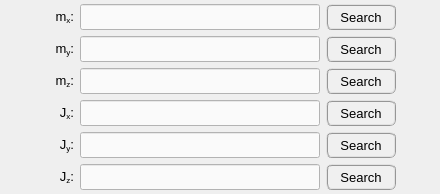
                   <widget class="QWidget" name="tab_mass_table">
                    <attribute name="title">
                     <string>Mass</string>
                    </attribute>
                    <layout class="QGridLayout" name="gridLayout_9">
                     <property name="leftMargin">
                      <number>4</number>
                     </property>
                     <property name="topMargin">
                      <number>4</number>
                     </property>
                     <property name="rightMargin">
                      <number>4</number>
                     </property>
                     <property name="bottomMargin">
                      <number>4</number>
                     </property>
                     <item row="0" column="0">
                      <spacer name="horizontalSpacer_5">
                       <property name="orientation">
                        <enum>Qt::Horizontal</enum>
                       </property>
                       <property name="sizeHint" stdset="0">
                        <size>
                         <width>40</width>
                         <height>20</height>
                        </size>
                       </property>
                      </spacer>
                     </item>
                     <item row="5" column="1">
                      <widget class="QLabel" name="label_143">
                       <property name="enabled">
                        <bool>true</bool>
                       </property>
                       <property name="minimumSize">
                        <size>
                         <width>30</width>
                         <height>26</height>
                        </size>
                       </property>
                       <property name="maximumSize">
                        <size>
                         <width>30</width>
                         <height>26</height>
                        </size>
                       </property>
                       <property name="font">
                        <font>
                         <pointsize>10</pointsize>
                        </font>
                       </property>
                       <property name="mouseTracking">
                        <bool>true</bool>
                       </property>
                       <property name="text">
                        <string>&lt;html&gt;&lt;head/&gt;&lt;body&gt;&lt;p align=&quot;right&quot;&gt;J&lt;span style=&quot; vertical-align:sub;&quot;&gt;z&lt;/span&gt;:&lt;/p&gt;&lt;/body&gt;&lt;/html&gt;</string>
                       </property>
                       <property name="alignment">
                        <set>Qt::AlignCenter</set>
                       </property>
                      </widget>
                     </item>
                     <item row="4" column="1">
                      <widget class="QLabel" name="label_152">
                       <property name="enabled">
                        <bool>true</bool>
                       </property>
                       <property name="minimumSize">
                        <size>
                         <width>30</width>
                         <height>26</height>
                        </size>
                       </property>
                       <property name="maximumSize">
                        <size>
                         <width>30</width>
                         <height>26</height>
                        </size>
                       </property>
                       <property name="font">
                        <font>
                         <pointsize>10</pointsize>
                        </font>
                       </property>
                       <property name="mouseTracking">
                        <bool>true</bool>
                       </property>
                       <property name="text">
                        <string>&lt;html&gt;&lt;head/&gt;&lt;body&gt;&lt;p align=&quot;right&quot;&gt;J&lt;span style=&quot; vertical-align:sub;&quot;&gt;y&lt;/span&gt;:&lt;/p&gt;&lt;/body&gt;&lt;/html&gt;</string>
                       </property>
                       <property name="alignment">
                        <set>Qt::AlignCenter</set>
                       </property>
                      </widget>
                     </item>
                     <item row="3" column="1">
                      <widget class="QLabel" name="label_153">
                       <property name="enabled">
                        <bool>true</bool>
                       </property>
                       <property name="minimumSize">
                        <size>
                         <width>30</width>
                         <height>26</height>
                        </size>
                       </property>
                       <property name="maximumSize">
                        <size>
                         <width>30</width>
                         <height>26</height>
                        </size>
                       </property>
                       <property name="font">
                        <font>
                         <pointsize>10</pointsize>
                        </font>
                       </property>
                       <property name="mouseTracking">
                        <bool>true</bool>
                       </property>
                       <property name="text">
                        <string>&lt;html&gt;&lt;head/&gt;&lt;body&gt;&lt;p align=&quot;right&quot;&gt;J&lt;span style=&quot; vertical-align:sub;&quot;&gt;x&lt;/span&gt;:&lt;/p&gt;&lt;/body&gt;&lt;/html&gt;</string>
                       </property>
                       <property name="alignment">
                        <set>Qt::AlignCenter</set>
                       </property>
                      </widget>
                     </item>
                     <item row="2" column="3">
                      <widget class="QPushButton" name="pushButton_load_Kz_table_2">
                       <property name="enabled">
                        <bool>true</bool>
                       </property>
                       <property name="sizePolicy">
                        <sizepolicy hsizetype="Expanding" vsizetype="Fixed">
                         <horstretch>0</horstretch>
                         <verstretch>0</verstretch>
                        </sizepolicy>
                       </property>
                       <property name="minimumSize">
                        <size>
                         <width>70</width>
                         <height>26</height>
                        </size>
                       </property>
                       <property name="maximumSize">
                        <size>
                         <width>70</width>
                         <height>16777215</height>
                        </size>
                       </property>
                       <property name="font">
                        <font>
                         <pointsize>10</pointsize>
                        </font>
                       </property>
                       <property name="styleSheet">
                        <string notr="true">QPushButton{border-radius: 6px; border-color: rgb(150, 150, 150); border-style: ridge; border-width: 2px; color: rgb(0, 0, 0); background-color: rgb(240, 240, 240)}
QPushButton:hover{border-radius: 6px; border-color: rgb(0, 170, 255); border-style: ridge; border-width: 2px; color: rgb(0, 0, 0); background-color: rgba(174, 213, 255, 100)}
QPushButton:pressed{border-radius: 6px; border-color: rgb(0, 170, 255); border-style: ridge; border-width: 2px; color: rgb(0, 0, 0); background-color: rgb(174, 213, 255)}
QPushButton:disabled{border-radius: 6px; border-color: rgb(150, 150, 150); border-style: ridge; border-width: 0px; color: rgb(150,150, 150); background-color: rgb(220, 220, 220)}</string>
                       </property>
                       <property name="text">
                        <string>Search</string>
                       </property>
                      </widget>
                     </item>
                     <item row="0" column="1">
                      <widget class="QLabel" name="label_150">
                       <property name="enabled">
                        <bool>true</bool>
                       </property>
                       <property name="minimumSize">
                        <size>
                         <width>30</width>
                         <height>26</height>
                        </size>
                       </property>
                       <property name="maximumSize">
                        <size>
                         <width>30</width>
                         <height>26</height>
                        </size>
                       </property>
                       <property name="font">
                        <font>
                         <pointsize>10</pointsize>
                        </font>
                       </property>
                       <property name="mouseTracking">
                        <bool>true</bool>
                       </property>
                       <property name="text">
                        <string>&lt;html&gt;&lt;head/&gt;&lt;body&gt;&lt;p align=&quot;right&quot;&gt;m&lt;span style=&quot; vertical-align:sub;&quot;&gt;x&lt;/span&gt;:&lt;/p&gt;&lt;/body&gt;&lt;/html&gt;</string>
                       </property>
                       <property name="alignment">
                        <set>Qt::AlignCenter</set>
                       </property>
                      </widget>
                     </item>
                     <item row="1" column="3">
                      <widget class="QPushButton" name="pushButton_load_Ky_table_2">
                       <property name="enabled">
                        <bool>true</bool>
                       </property>
                       <property name="sizePolicy">
                        <sizepolicy hsizetype="Expanding" vsizetype="Fixed">
                         <horstretch>0</horstretch>
                         <verstretch>0</verstretch>
                        </sizepolicy>
                       </property>
                       <property name="minimumSize">
                        <size>
                         <width>70</width>
                         <height>26</height>
                        </size>
                       </property>
                       <property name="maximumSize">
                        <size>
                         <width>70</width>
                         <height>16777215</height>
                        </size>
                       </property>
                       <property name="font">
                        <font>
                         <pointsize>10</pointsize>
                        </font>
                       </property>
                       <property name="styleSheet">
                        <string notr="true">QPushButton{border-radius: 6px; border-color: rgb(150, 150, 150); border-style: ridge; border-width: 2px; color: rgb(0, 0, 0); background-color: rgb(240, 240, 240)}
QPushButton:hover{border-radius: 6px; border-color: rgb(0, 170, 255); border-style: ridge; border-width: 2px; color: rgb(0, 0, 0); background-color: rgba(174, 213, 255, 100)}
QPushButton:pressed{border-radius: 6px; border-color: rgb(0, 170, 255); border-style: ridge; border-width: 2px; color: rgb(0, 0, 0); background-color: rgb(174, 213, 255)}
QPushButton:disabled{border-radius: 6px; border-color: rgb(150, 150, 150); border-style: ridge; border-width: 0px; color: rgb(150,150, 150); background-color: rgb(220, 220, 220)}</string>
                       </property>
                       <property name="text">
                        <string>Search</string>
                       </property>
                      </widget>
                     </item>
                     <item row="3" column="2">
                      <widget class="QLineEdit" name="lineEdit_path_table_Krx_2">
                       <property name="enabled">
                        <bool>true</bool>
                       </property>
                       <property name="minimumSize">
                        <size>
                         <width>240</width>
                         <height>26</height>
                        </size>
                       </property>
                       <property name="maximumSize">
                        <size>
                         <width>250</width>
                         <height>26</height>
                        </size>
                       </property>
                       <property name="sizeIncrement">
                        <size>
                         <width>0</width>
                         <height>0</height>
                        </size>
                       </property>
                       <property name="font">
                        <font>
                         <pointsize>9</pointsize>
                        </font>
                       </property>
                       <property name="styleSheet">
                        <string notr="true">QLineEdit{color: rgb(0, 0, 0); background-color: rgb(250, 250, 250)}
QLineEdit:disabled{color: rgb(100, 100, 100); background-color: rgb(240, 240, 240)}</string>
                       </property>
                       <property name="alignment">
                        <set>Qt::AlignCenter</set>
                       </property>
                      </widget>
                     </item>
                     <item row="3" column="3">
                      <widget class="QPushButton" name="pushButton_load_Krx_table_2">
                       <property name="enabled">
                        <bool>true</bool>
                       </property>
                       <property name="sizePolicy">
                        <sizepolicy hsizetype="Expanding" vsizetype="Fixed">
                         <horstretch>0</horstretch>
                         <verstretch>0</verstretch>
                        </sizepolicy>
                       </property>
                       <property name="minimumSize">
                        <size>
                         <width>70</width>
                         <height>26</height>
                        </size>
                       </property>
                       <property name="maximumSize">
                        <size>
                         <width>70</width>
                         <height>16777215</height>
                        </size>
                       </property>
                       <property name="font">
                        <font>
                         <pointsize>10</pointsize>
                        </font>
                       </property>
                       <property name="styleSheet">
                        <string notr="true">QPushButton{border-radius: 6px; border-color: rgb(150, 150, 150); border-style: ridge; border-width: 2px; color: rgb(0, 0, 0); background-color: rgb(240, 240, 240)}
QPushButton:hover{border-radius: 6px; border-color: rgb(0, 170, 255); border-style: ridge; border-width: 2px; color: rgb(0, 0, 0); background-color: rgba(174, 213, 255, 100)}
QPushButton:pressed{border-radius: 6px; border-color: rgb(0, 170, 255); border-style: ridge; border-width: 2px; color: rgb(0, 0, 0); background-color: rgb(174, 213, 255)}
QPushButton:disabled{border-radius: 6px; border-color: rgb(150, 150, 150); border-style: ridge; border-width: 0px; color: rgb(150,150, 150); background-color: rgb(220, 220, 220)}</string>
                       </property>
                       <property name="text">
                        <string>Search</string>
                       </property>
                      </widget>
                     </item>
                     <item row="4" column="2">
                      <widget class="QLineEdit" name="lineEdit_path_table_Kry_2">
                       <property name="enabled">
                        <bool>true</bool>
                       </property>
                       <property name="minimumSize">
                        <size>
                         <width>240</width>
                         <height>26</height>
                        </size>
                       </property>
                       <property name="maximumSize">
                        <size>
                         <width>250</width>
                         <height>26</height>
                        </size>
                       </property>
                       <property name="sizeIncrement">
                        <size>
                         <width>0</width>
                         <height>0</height>
                        </size>
                       </property>
                       <property name="font">
                        <font>
                         <pointsize>9</pointsize>
                        </font>
                       </property>
                       <property name="styleSheet">
                        <string notr="true">QLineEdit{color: rgb(0, 0, 0); background-color: rgb(250, 250, 250)}
QLineEdit:disabled{color: rgb(100, 100, 100); background-color: rgb(240, 240, 240)}</string>
                       </property>
                       <property name="alignment">
                        <set>Qt::AlignCenter</set>
                       </property>
                      </widget>
                     </item>
                     <item row="4" column="3">
                      <widget class="QPushButton" name="pushButton_load_Kry_table_2">
                       <property name="enabled">
                        <bool>true</bool>
                       </property>
                       <property name="sizePolicy">
                        <sizepolicy hsizetype="Expanding" vsizetype="Fixed">
                         <horstretch>0</horstretch>
                         <verstretch>0</verstretch>
                        </sizepolicy>
                       </property>
                       <property name="minimumSize">
                        <size>
                         <width>70</width>
                         <height>26</height>
                        </size>
                       </property>
                       <property name="maximumSize">
                        <size>
                         <width>70</width>
                         <height>16777215</height>
                        </size>
                       </property>
                       <property name="font">
                        <font>
                         <pointsize>10</pointsize>
                        </font>
                       </property>
                       <property name="styleSheet">
                        <string notr="true">QPushButton{border-radius: 6px; border-color: rgb(150, 150, 150); border-style: ridge; border-width: 2px; color: rgb(0, 0, 0); background-color: rgb(240, 240, 240)}
QPushButton:hover{border-radius: 6px; border-color: rgb(0, 170, 255); border-style: ridge; border-width: 2px; color: rgb(0, 0, 0); background-color: rgba(174, 213, 255, 100)}
QPushButton:pressed{border-radius: 6px; border-color: rgb(0, 170, 255); border-style: ridge; border-width: 2px; color: rgb(0, 0, 0); background-color: rgb(174, 213, 255)}
QPushButton:disabled{border-radius: 6px; border-color: rgb(150, 150, 150); border-style: ridge; border-width: 0px; color: rgb(150,150, 150); background-color: rgb(220, 220, 220)}</string>
                       </property>
                       <property name="text">
                        <string>Search</string>
                       </property>
                      </widget>
                     </item>
                     <item row="5" column="3">
                      <widget class="QPushButton" name="pushButton_load_Krz_table_2">
                       <property name="enabled">
                        <bool>true</bool>
                       </property>
                       <property name="sizePolicy">
                        <sizepolicy hsizetype="Expanding" vsizetype="Fixed">
                         <horstretch>0</horstretch>
                         <verstretch>0</verstretch>
                        </sizepolicy>
                       </property>
                       <property name="minimumSize">
                        <size>
                         <width>70</width>
                         <height>26</height>
                        </size>
                       </property>
                       <property name="maximumSize">
                        <size>
                         <width>70</width>
                         <height>16777215</height>
                        </size>
                       </property>
                       <property name="font">
                        <font>
                         <pointsize>10</pointsize>
                        </font>
                       </property>
                       <property name="styleSheet">
                        <string notr="true">QPushButton{border-radius: 6px; border-color: rgb(150, 150, 150); border-style: ridge; border-width: 2px; color: rgb(0, 0, 0); background-color: rgb(240, 240, 240)}
QPushButton:hover{border-radius: 6px; border-color: rgb(0, 170, 255); border-style: ridge; border-width: 2px; color: rgb(0, 0, 0); background-color: rgba(174, 213, 255, 100)}
QPushButton:pressed{border-radius: 6px; border-color: rgb(0, 170, 255); border-style: ridge; border-width: 2px; color: rgb(0, 0, 0); background-color: rgb(174, 213, 255)}
QPushButton:disabled{border-radius: 6px; border-color: rgb(150, 150, 150); border-style: ridge; border-width: 0px; color: rgb(150,150, 150); background-color: rgb(220, 220, 220)}</string>
                       </property>
                       <property name="text">
                        <string>Search</string>
                       </property>
                      </widget>
                     </item>
                     <item row="0" column="2">
                      <widget class="QLineEdit" name="lineEdit_path_table_Kx_2">
                       <property name="enabled">
                        <bool>true</bool>
                       </property>
                       <property name="minimumSize">
                        <size>
                         <width>240</width>
                         <height>26</height>
                        </size>
                       </property>
                       <property name="maximumSize">
                        <size>
                         <width>250</width>
                         <height>26</height>
                        </size>
                       </property>
                       <property name="sizeIncrement">
                        <size>
                         <width>0</width>
                         <height>0</height>
                        </size>
                       </property>
                       <property name="font">
                        <font>
                         <pointsize>9</pointsize>
                        </font>
                       </property>
                       <property name="styleSheet">
                        <string notr="true">QLineEdit{color: rgb(0, 0, 0); background-color: rgb(250, 250, 250)}
QLineEdit:disabled{color: rgb(100, 100, 100); background-color: rgb(240, 240, 240)}</string>
                       </property>
                       <property name="alignment">
                        <set>Qt::AlignCenter</set>
                       </property>
                      </widget>
                     </item>
                     <item row="5" column="2">
                      <widget class="QLineEdit" name="lineEdit_path_table_Krz_2">
                       <property name="enabled">
                        <bool>true</bool>
                       </property>
                       <property name="minimumSize">
                        <size>
                         <width>240</width>
                         <height>26</height>
                        </size>
                       </property>
                       <property name="maximumSize">
                        <size>
                         <width>250</width>
                         <height>26</height>
                        </size>
                       </property>
                       <property name="sizeIncrement">
                        <size>
                         <width>0</width>
                         <height>0</height>
                        </size>
                       </property>
                       <property name="font">
                        <font>
                         <pointsize>9</pointsize>
                        </font>
                       </property>
                       <property name="styleSheet">
                        <string notr="true">QLineEdit{color: rgb(0, 0, 0); background-color: rgb(250, 250, 250)}
QLineEdit:disabled{color: rgb(100, 100, 100); background-color: rgb(240, 240, 240)}</string>
                       </property>
                       <property name="alignment">
                        <set>Qt::AlignCenter</set>
                       </property>
                      </widget>
                     </item>
                     <item row="1" column="1">
                      <widget class="QLabel" name="label_151">
                       <property name="enabled">
                        <bool>true</bool>
                       </property>
                       <property name="minimumSize">
                        <size>
                         <width>30</width>
                         <height>26</height>
                        </size>
                       </property>
                       <property name="maximumSize">
                        <size>
                         <width>30</width>
                         <height>26</height>
                        </size>
                       </property>
                       <property name="font">
                        <font>
                         <pointsize>10</pointsize>
                        </font>
                       </property>
                       <property name="mouseTracking">
                        <bool>true</bool>
                       </property>
                       <property name="text">
                        <string>&lt;html&gt;&lt;head/&gt;&lt;body&gt;&lt;p align=&quot;right&quot;&gt;m&lt;span style=&quot; vertical-align:sub;&quot;&gt;y&lt;/span&gt;:&lt;/p&gt;&lt;/body&gt;&lt;/html&gt;</string>
                       </property>
                       <property name="alignment">
                        <set>Qt::AlignCenter</set>
                       </property>
                      </widget>
                     </item>
                     <item row="1" column="2">
                      <widget class="QLineEdit" name="lineEdit_path_table_Ky_2">
                       <property name="enabled">
                        <bool>true</bool>
                       </property>
                       <property name="minimumSize">
                        <size>
                         <width>240</width>
                         <height>26</height>
                        </size>
                       </property>
                       <property name="maximumSize">
                        <size>
                         <width>250</width>
                         <height>26</height>
                        </size>
                       </property>
                       <property name="sizeIncrement">
                        <size>
                         <width>0</width>
                         <height>0</height>
                        </size>
                       </property>
                       <property name="font">
                        <font>
                         <pointsize>9</pointsize>
                        </font>
                       </property>
                       <property name="styleSheet">
                        <string notr="true">QLineEdit{color: rgb(0, 0, 0); background-color: rgb(250, 250, 250)}
QLineEdit:disabled{color: rgb(100, 100, 100); background-color: rgb(240, 240, 240)}</string>
                       </property>
                       <property name="alignment">
                        <set>Qt::AlignCenter</set>
                       </property>
                      </widget>
                     </item>
                     <item row="2" column="2">
                      <widget class="QLineEdit" name="lineEdit_path_table_Kz_2">
                       <property name="enabled">
                        <bool>true</bool>
                       </property>
                       <property name="minimumSize">
                        <size>
                         <width>240</width>
                         <height>26</height>
                        </size>
                       </property>
                       <property name="maximumSize">
                        <size>
                         <width>250</width>
                         <height>26</height>
                        </size>
                       </property>
                       <property name="sizeIncrement">
                        <size>
                         <width>0</width>
                         <height>0</height>
                        </size>
                       </property>
                       <property name="font">
                        <font>
                         <pointsize>9</pointsize>
                        </font>
                       </property>
                       <property name="styleSheet">
                        <string notr="true">QLineEdit{color: rgb(0, 0, 0); background-color: rgb(250, 250, 250)}
QLineEdit:disabled{color: rgb(100, 100, 100); background-color: rgb(240, 240, 240)}</string>
                       </property>
                       <property name="alignment">
                        <set>Qt::AlignCenter</set>
                       </property>
                      </widget>
                     </item>
                     <item row="0" column="3">
                      <widget class="QPushButton" name="pushButton_load_Kx_table_2">
                       <property name="enabled">
                        <bool>true</bool>
                       </property>
                       <property name="sizePolicy">
                        <sizepolicy hsizetype="Expanding" vsizetype="Fixed">
                         <horstretch>0</horstretch>
                         <verstretch>0</verstretch>
                        </sizepolicy>
                       </property>
                       <property name="minimumSize">
                        <size>
                         <width>70</width>
                         <height>26</height>
                        </size>
                       </property>
                       <property name="maximumSize">
                        <size>
                         <width>70</width>
                         <height>16777215</height>
                        </size>
                       </property>
                       <property name="font">
                        <font>
                         <pointsize>10</pointsize>
                        </font>
                       </property>
                       <property name="styleSheet">
                        <string notr="true">QPushButton{border-radius: 6px; border-color: rgb(150, 150, 150); border-style: ridge; border-width: 2px; color: rgb(0, 0, 0); background-color: rgb(240, 240, 240)}
QPushButton:hover{border-radius: 6px; border-color: rgb(0, 170, 255); border-style: ridge; border-width: 2px; color: rgb(0, 0, 0); background-color: rgba(174, 213, 255, 100)}
QPushButton:pressed{border-radius: 6px; border-color: rgb(0, 170, 255); border-style: ridge; border-width: 2px; color: rgb(0, 0, 0); background-color: rgb(174, 213, 255)}
QPushButton:disabled{border-radius: 6px; border-color: rgb(150, 150, 150); border-style: ridge; border-width: 0px; color: rgb(150,150, 150); background-color: rgb(220, 220, 220)}</string>
                       </property>
                       <property name="text">
                        <string>Search</string>
                       </property>
                      </widget>
                     </item>
                     <item row="2" column="1">
                      <widget class="QLabel" name="label_146">
                       <property name="enabled">
                        <bool>true</bool>
                       </property>
                       <property name="minimumSize">
                        <size>
                         <width>30</width>
                         <height>26</height>
                        </size>
                       </property>
                       <property name="maximumSize">
                        <size>
                         <width>30</width>
                         <height>26</height>
                        </size>
                       </property>
                       <property name="font">
                        <font>
                         <pointsize>10</pointsize>
                        </font>
                       </property>
                       <property name="mouseTracking">
                        <bool>true</bool>
                       </property>
                       <property name="text">
                        <string>&lt;html&gt;&lt;head/&gt;&lt;body&gt;&lt;p align=&quot;right&quot;&gt;m&lt;span style=&quot; vertical-align:sub;&quot;&gt;z&lt;/span&gt;:&lt;/p&gt;&lt;/body&gt;&lt;/html&gt;</string>
                       </property>
                       <property name="alignment">
                        <set>Qt::AlignCenter</set>
                       </property>
                      </widget>
                     </item>
                     <item row="0" column="4">
                      <spacer name="horizontalSpacer_6">
                       <property name="orientation">
                        <enum>Qt::Horizontal</enum>
                       </property>
                       <property name="sizeHint" stdset="0">
                        <size>
                         <width>40</width>
                         <height>20</height>
                        </size>
                       </property>
                      </spacer>
                     </item>
                    </layout>
                   </widget>
